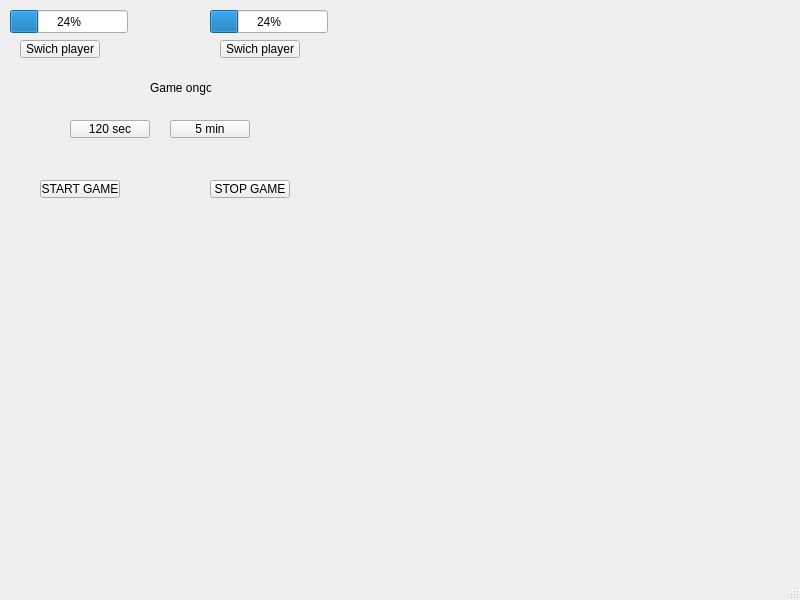
<?xml version="1.0" encoding="UTF-8"?>
<ui version="4.0">
 <class>MainWindow</class>
 <widget class="QMainWindow" name="MainWindow">
  <property name="geometry">
   <rect>
    <x>0</x>
    <y>0</y>
    <width>800</width>
    <height>600</height>
   </rect>
  </property>
  <property name="windowTitle">
   <string>MainWindow</string>
  </property>
  <widget class="QWidget" name="centralwidget">
   <widget class="QProgressBar" name="progressBar">
    <property name="geometry">
     <rect>
      <x>10</x>
      <y>10</y>
      <width>118</width>
      <height>23</height>
     </rect>
    </property>
    <property name="value">
     <number>24</number>
    </property>
   </widget>
   <widget class="QProgressBar" name="progressBar_2">
    <property name="geometry">
     <rect>
      <x>210</x>
      <y>10</y>
      <width>118</width>
      <height>23</height>
     </rect>
    </property>
    <property name="value">
     <number>24</number>
    </property>
   </widget>
   <widget class="QPushButton" name="pushButton">
    <property name="geometry">
     <rect>
      <x>20</x>
      <y>40</y>
      <width>80</width>
      <height>18</height>
     </rect>
    </property>
    <property name="text">
     <string>Swich player</string>
    </property>
   </widget>
   <widget class="QPushButton" name="pushButton_2">
    <property name="geometry">
     <rect>
      <x>220</x>
      <y>40</y>
      <width>80</width>
      <height>18</height>
     </rect>
    </property>
    <property name="text">
     <string>Swich player</string>
    </property>
   </widget>
   <widget class="QPushButton" name="pushButton_3">
    <property name="geometry">
     <rect>
      <x>70</x>
      <y>120</y>
      <width>80</width>
      <height>18</height>
     </rect>
    </property>
    <property name="text">
     <string>120 sec</string>
    </property>
   </widget>
   <widget class="QPushButton" name="pushButton_4">
    <property name="geometry">
     <rect>
      <x>170</x>
      <y>120</y>
      <width>80</width>
      <height>18</height>
     </rect>
    </property>
    <property name="text">
     <string>5 min</string>
    </property>
   </widget>
   <widget class="QPushButton" name="pushButton_5">
    <property name="geometry">
     <rect>
      <x>40</x>
      <y>180</y>
      <width>80</width>
      <height>18</height>
     </rect>
    </property>
    <property name="text">
     <string>START GAME</string>
    </property>
   </widget>
   <widget class="QPushButton" name="pushButton_6">
    <property name="geometry">
     <rect>
      <x>210</x>
      <y>180</y>
      <width>80</width>
      <height>18</height>
     </rect>
    </property>
    <property name="text">
     <string>STOP GAME</string>
    </property>
   </widget>
   <widget class="QLabel" name="label">
    <property name="geometry">
     <rect>
      <x>150</x>
      <y>80</y>
      <width>61</width>
      <height>16</height>
     </rect>
    </property>
    <property name="text">
     <string>Game ongoing</string>
    </property>
   </widget>
  </widget>
  <widget class="QMenuBar" name="menubar">
   <property name="geometry">
    <rect>
     <x>0</x>
     <y>0</y>
     <width>800</width>
     <height>17</height>
    </rect>
   </property>
  </widget>
  <widget class="QStatusBar" name="statusbar"/>
 </widget>
 <resources/>
 <connections/>
</ui>
